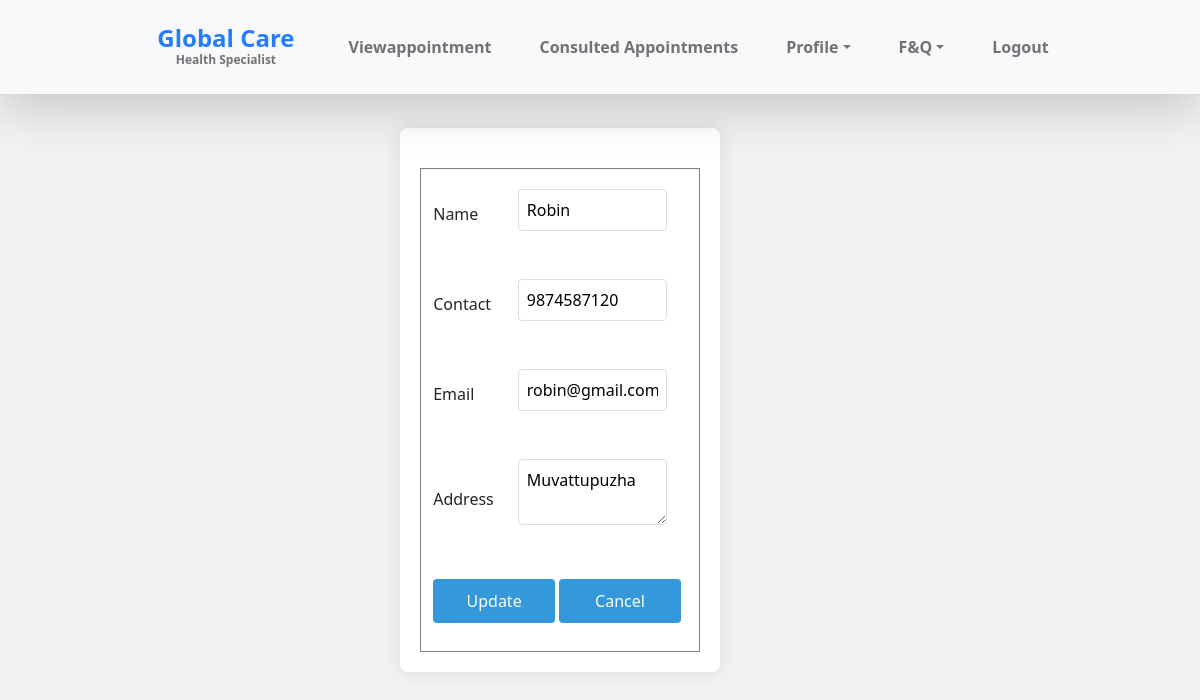
/wDoctor/Editprofile/ (signed in), run on the app's committed database.
### Hospital/models.py (models this page shows)
class tbl_doctor(models.Model):
    doctor_name=models.CharField(max_length=50)
    doctor_address=models.CharField(max_length=50)
    doctor_Contact=models.CharField(max_length=50)
    doctor_gender=models.CharField(max_length=50)
    doctor_email=models.CharField(max_length=50)
    Department=models.ForeignKey(tbl_department,on_delete=models.CASCADE)
    doctor_photo=models.FileField(upload_to='HosDoc/')
    doctor_proof=models.FileField(upload_to='HosDoc/')
    doctor_password=models.CharField(max_length=50)
    hospital=models.ForeignKey(tbl_newhospital,on_delete=models.CASCADE,null=True)

### Doctor/views.py (the view)
# urls.py: path('Editprofile/',views.EditProfile,name='Editprofile'),
def EditProfile(request):
    docdata=tbl_doctor.objects.get(id=request.session["docid"])
    if request.method=="POST":
        docdata.doctor_name=request.POST.get("txtname")
        docdata.doctor_address=request.POST.get("txtadd")
        docdata.doctor_Contact=request.POST.get("txtcon")
        docdata.doctor_email=request.POST.get("txtemail")
        docdata.save()
        return redirect('webDoctor:Myprofile')
    else:
        return render(request,"Doctor/EditProfile.html",{'doctor':docdata})

### Doctor/Templates/Doctor/Editprofile.html (shortened to what this page needs)
{% extends 'Doctor/Head.html' %}
{% load static %}
{% block content %}
<!DOCTYPE html>
<html lang="en">
<head>
</head>
<body>
    <form action="" method="post">
        <div>
            <table border="1">
                <tr>
                    <td>Name</td>
                    <td><input type="text" name="txtname" id="" value="{{doctor.doctor_name}}" title="Name Allows Only Alphabets,Spaces and First Letter Must Be Capital Letter" pattern="^[A-Z]+[a-zA-Z ]*$"  autocomplete="off" required></td>
                </tr>
                <tr>
                    <td>Contact</td>
                    <td><input type="number" name="txtcon" id="" value="{{doctor.doctor_Contact}}" pattern="[6-9]{1}[0-9]{9}"
                        title="Phone number with 6-9 and remaing 9 digit with 0-9" autocomplete="off"></td>
                </tr>
                <tr>
                    <td>Email</td>
                    <td><input type="email" name="txtemail" id="" value="{{doctor.doctor_email}}" autocomplete="off" required></td>
                </tr>
                <tr>
                    <td>Address</td>
                    <td><textarea name="txtadd" id=""  autocomplete="off" required>{{doctor.doctor_address}}</textarea></td>
                </tr>
                <tr>
                    <td colspan="2" align="center">
                        <input type="submit" name="txtup" value="Update">
                        <input type="reset" name="txtcan" value="Cancel">
                    </td>
                </tr>
            </table>
        </div>
    </form>
</body>
</html>
{% endblock content %}

### Guest/static/Doctor/css/templatemo-medic-care.css (style rules this page uses)
:root { --white-color: #FFFFFF; --primary-color: #247cff; --section-bg-color: #F9F9F9; --dark-color: #000000; --title-color: #565758; --p-color: #717275; --border-color: #eaeaea; --body-font-family: 'Open Sans', sans-serif; --h1-font-size: 48px; --h2-font-size: 36px; --h3-font-size: 32px; --h4-font-size: 28px; --h5-font-size: 24px; --h6-font-size: 22px; --p-font-size: 18px; --menu-font-size: 16px; --font-weight-light: 300; --font-weight-normal: 400; --font-weight-semibold: 600; --font-weight-bold: 700; }
body { background: var(--white-color); font-family: var(--body-font-family); position: relative; padding-top: 94px; }

### Doctor/Templates/Doctor/Editprofile.html (style rules this page uses)
body { font-family: 'Segoe UI', Tahoma, Geneva, Verdana, sans-serif; background-color: #f2f2f2; margin: 0; padding: 0; display: flex; justify-content: center; align-items: center; height: 100vh; }
form { background-color: #fff; padding: 20px; border-radius: 8px; box-shadow: 0 0 20px rgba(0, 0, 0, 0.1); width: 80%; max-width: 400px; }
table { width: 100%; border-collapse: collapse; margin-top: 20px; }
td { padding: 12px; text-align: left; }
input, textarea { width: calc(100% - 20px); padding: 8px; margin-top: 8px; margin-bottom: 16px; border: 1px solid #ddd; border-radius: 4px; box-sizing: border-box; }
input[type="submit"], input[type="reset"] { width: 48%; background-color: #3498db; color: #fff; padding: 10px; border: none; border-radius: 4px; cursor: pointer; transition: background-color 0.3s; }

### data on the page
tbl_doctor: txtname "Robin", txtcon "9874587120", txtemail "robin@gmail.com", txtadd "Muvattupuzha"
